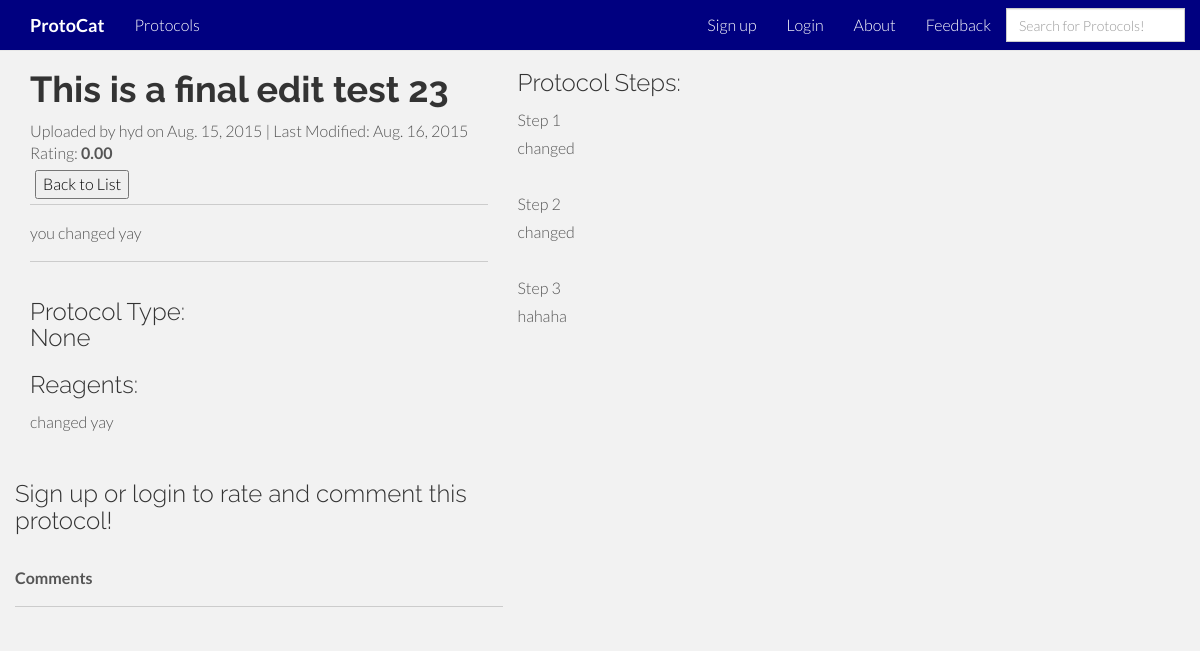
/protocol_display/100/, run on an earlier commit of the app's database.
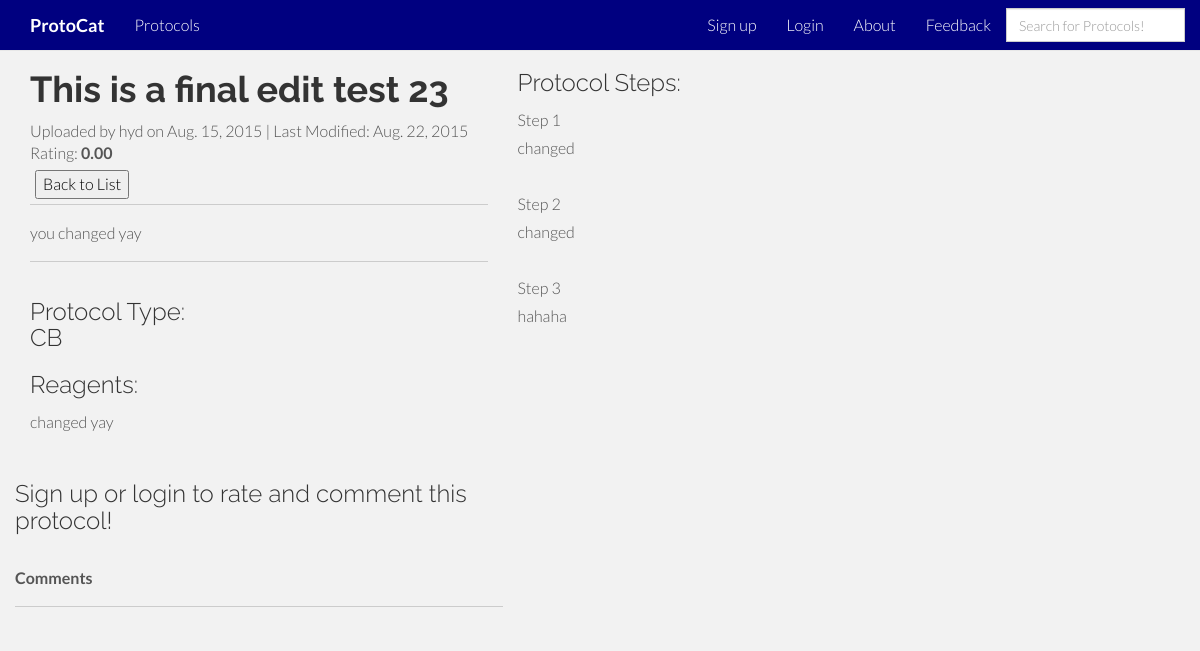
And on a later commit of the database.
### protocat_app/models.py (models this page shows, shortened)
class Protocol(models.Model):
    id = models.AutoField(primary_key=True)
    title = models.TextField()
    author = models.CharField(max_length=50)
    date_of_upload = models.DateField(auto_now_add=True)
    date_modified = models.DateField(auto_now=True)
    description = models.TextField(blank=True)
    protocol_type = models.CharField(max_length=2, choices=PROTOCOL_TYPES, null=True, blank=True)
    rating = models.DecimalField(
        validators=[MinValueValidator(0.0), MaxValueValidator(5.0)],
        max_digits=3, decimal_places=2, default=2.50)
    num_ratings = models.IntegerField(default=0)
    user_rated = models.TextField(default='')
    reagents = models.TextField(default='')
    protocol_steps = models.TextField(default='')

### protocat_app/views.py (the view)
# urls.py: url(r'^protocol_display/(?P<protocol_id>[0-9]+)/$', views.protocol_display, name='protocol_display'),
def protocol_display(request, protocol_id):
    protocol_items = Protocol.objects.get(id=protocol_id)
    steps = protocol_items.protocol_steps
    current_user = str(request.user)
    return render(request, 'protocat_app/protocol_display.html', {'protocol_items':protocol_items, 'steps':steps,'current_user':current_user})

### protocat_app/templates/protocat_app/protocol_display.html (shortened to what this page needs)
{% extends 'base.html' %}
{% load staticfiles %}
{% load comments %}
{% block content %}
    <div class="container">
        <div class="row">
            <div class="col-md-5">
                <h1><strong>{{protocol_items.title}}</strong></h1>
                Uploaded by {{protocol_items.author}} on
                {{protocol_items.date_of_upload}}
                | Last Modified: {{protocol_items.date_modified}}
                <br>
                Rating: <strong>{{protocol_items.rating}}</strong>
                <br>
                <form action="/protocol_list" style ='float: left; padding: 5px;'>
                    <input type="submit" value="Back to List">
                </form>
                <br>
                <hr>
                {% if protocol_items.description %}
                {{protocol_items.description}}
                <hr>
                {% endif %}
                <div class="row">
                    <div class="col-md-5">
                        <h3>Protocol Type:  {{protocol_items.protocol_type}}</h3>
                        <h3>Reagents: </h3> <p>{{protocol_items.reagents|linebreaksbr}}</p>
                    </div>
                    <div class="row">
                        <div class="col-md-12">
                            {% if not user.is_authenticated %}
                            <h3>Sign up or login to rate and comment this protocol!</h3>
                            {% endif %}
                            <br>
                            <strong>Comments</strong>
                            <hr>
                        </div>
                    </div>
                </div>
            </div>
            <div class="col-md-7">
                <h3>Protocol Steps: </h3> <p>{{steps|linebreaksbr}}</p>
            </div>
        </div>
{% endblock %}
            {% get_comment_form for protocol_items as form %}

### protocat_app/templates/base.html (shortened to what this page needs)
<!DOCTYPE html>
<html lang="en">
<head>
     {% load staticfiles %}
    <link rel="shortcut icon" href="{% static 'stylesheets/images/protocat.ico' %}">
    <link href="{% static 'stylesheets/bootstrap.min.css' %}" rel="stylesheet">
    <link href="{% static 'stylesheets/root_index.css' %}" rel="stylesheet">
    <link href="{% static 'stylesheets/user_authentication.css' %}" rel="stylesheet">
    <link href="{% static 'stylesheets/user_registration.css' %}" rel="stylesheet">
    <link href="{% static 'stylesheets/feedback.css' %}" rel="stylesheet">
</head>
<body>
    <div id="sidebar">
        {% block sidebar %}
          <body data-spy="scroll" data-offset="0" data-target="#navigation">
                <div id="navigation" class="navbar navbar-default navbar-fixed-top">
                  <div class="container">
                    <div class="navbar-header">
                      <a class="navbar-brand" href="/"><b>ProtoCat</b></a>
                    </div>
                    <div class="navbar-collapse collapse">
                      <ul class="nav navbar-nav">
                        <li><a href="/protocol_list" class="smothscroll">Protocols</a></li>
                      </ul>
                        {% if not user.is_authenticated %}
                      <ul class="nav navbar-nav navbar-right">
                          <li><a href="/user_registration" class="smothscroll">Sign up</a></li>
                          <li><a href="/user_authentication" class="smothScroll">Login</a></li>
                        {% endif %}
                             <li><a href="/about" class="smothScroll">About</a></li>
                             <li><a href="/feedback" class="smothScroll">Feedback</a></li>
                             <li class="search_box">
                                 <div class="input-group input-group-lg">
                                     <form class="form-search" method="GET" action="{% url 'search' %}">
                                         <input type="text" name="search" class="form-control" placeholder="Search for Protocols!" style="color:white">
                                     </form>
                                 </div>
                             </li>
                      </ul>
                    </div>
                  </div>
                </div>
        {% endblock %}
    </div>
    <div id="content">
        {% block content %}{% endblock %}
    </div>
</body>
</html>

### protocat_app/static/stylesheets/root_index.css (style rules this page uses)
body { background-color: #f2f2f2; font-family: "Lato"; font-weight: 300; font-size: 16px; color: #555; padding-top: 50px; -webkit-font-smoothing: antialiased; -webkit-overflow-scrolling: touch; }
h1, h2, h3, h4, h5, h6 { font-family: "Raleway"; font-weight: 300; color: #333; }
p { line-height: 28px; margin-bottom: 25px; }
a { color: #000080; word-wrap: break-word; -webkit-transition: color 0.1s ease-in, background 0.1s ease-in; -moz-transition: color 0.1s ease-in, background 0.1s ease-in; -ms-transition: color 0.1s ease-in, background 0.1s ease-in; -o-transition: color 0.1s ease-in, background 0.1s ease-in; transition: color 0.1s ease-in, background 0.1s ease-in; }
a:before, a:after { -webkit-transition: color 0.1s ease-in, background 0.1s ease-in; -moz-transition: color 0.1s ease-in, background 0.1s ease-in; -ms-transition: color 0.1s ease-in, background 0.1s ease-in; -o-transition: color 0.1s ease-in, background 0.1s ease-in; transition: color 0.1s ease-in, background 0.1s ease-in; }
hr { display: block; height: 1px; border: 0; border-top: 1px solid #ccc; margin: 1em 0; padding: 0; }
input { color:black; }
.search_box { margin-top: 8px; }
.navbar { background-image:none; background-color: #000080; color:white; }
.navbar-default { background-image:none; background-color: #000080; color:white; }
.navbar-fixed-top { background-image:none; background-color: #000080; color:white; }
.navbar-header { background-image:none; background-color: #000080; color:white; }
.navbar-brand { background-image:none; background-color: #000080; color:white; }
.navbar-collapse { background-image:none; background-color: #000080; color:white; }
.navbar-nav { background-image:none; background-color: #000080; color:white; }
.navbar-right { background-image:none; background-color: #000080; color:white; }
.nav { background-image:none; background-color: #000080; color:white; }
.navbar .nav > li > a { color: white; }
.navbar-default .navbar-brand { color:white; }

What changed in the data, as far as the page shows it:
changed Protocol "This is a final edit test 23": date_modified "Aug. 16, 2015" → "Aug. 22, 2015"; protocol_type "None" → "CB"
